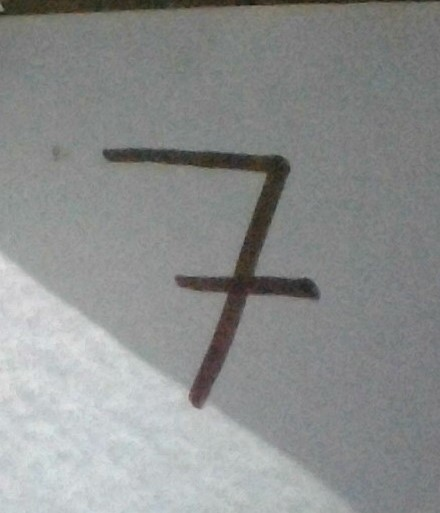
#> input picture test2.jpg, 440 x 513 px, given in place of the camera
$ jupyter execute --allow-errors custom_image_testing.ipynb
#> lines starting #> are read from the running program, lines starting #| are printed output that depends on the picture
#> further down, imgOriginal is the input picture: shape (513, 440, 3); mean B, G, R 141.9, 142.6, 140.4
#> `img = cv2.resize(img,(32,32))`:
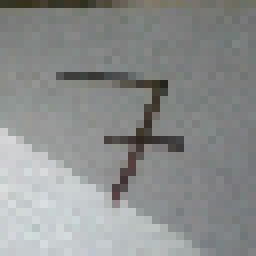
#> img: shape (32, 32, 3) (shown 8 times larger); mean B, G, R 141.8, 142.4, 140.3
[cell 1]
import numpy as np
import cv2
import pickle

[cell 2]
width = 640
height = 480
threshold = 0.65 # MINIMUM PROBABILITY TO CLASSIFY
cameraNo = 0

[cell 3]
cap = cv2.VideoCapture(cameraNo)
cap.set(3,width)
cap.set(4,height)

#> (a cell that did not finish here is left out)

[cell 5]
def preProcessing(img):
    img = cv2.cvtColor(img,cv2.COLOR_BGR2GRAY)
#> img: shape (32, 32)
    img = cv2.equalizeHist(img)
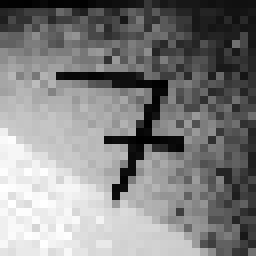
#> img: shape (32, 32) (shown 8 times larger); min 0, max 255, mean 129.6
    img = img/255
    return img

#> (a cell that did not finish here is left out)

[cell 7]
imgOriginal = cv2.imread("test.jpg")
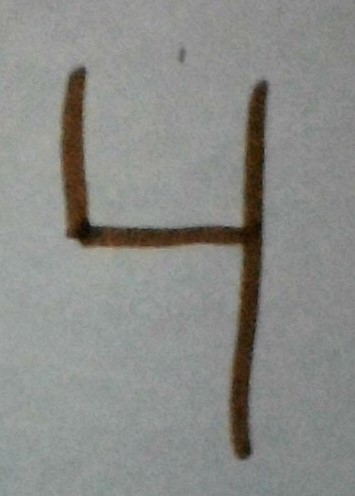
#> input picture test.jpg, 355 x 496 px
#> imgOriginal is the input picture: shape (496, 355, 3); mean B, G, R 136, 139.2, 138.3
img = np.asarray(imgOriginal)
img = cv2.resize(img,(32,32))
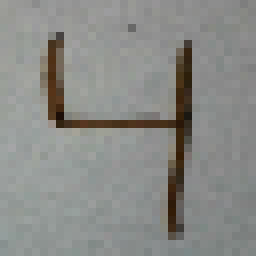
#> img: shape (32, 32, 3) (shown 8 times larger); mean B, G, R 135.9, 139.1, 138.3
img = preProcessing(img)
#> in preProcessing (call 2), `img = cv2.cvtColor(img,cv2.COLOR_BGR2GRAY)`:
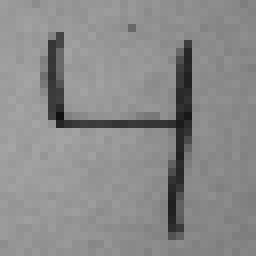
#> img: shape (32, 32) (shown 8 times larger); min 17, max 165, mean 138.5
#> in preProcessing (call 2), `img = cv2.equalizeHist(img)`:
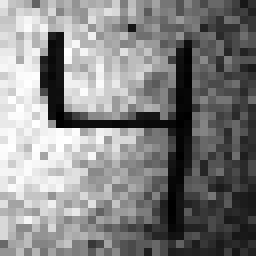
#> img: shape (32, 32) (shown 8 times larger); min 0, max 255, mean 130.7
cv2.imshow("Processsed Image",img)
img = img.reshape(1,32,32,1)
#### PREDICT
#> (the rest of this cell did not finish here and is left out)
